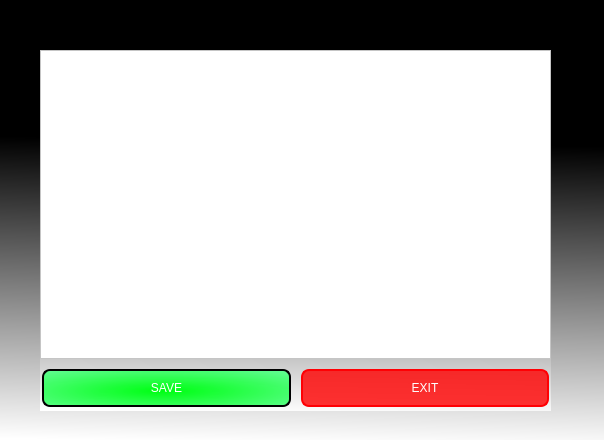
<?xml version="1.0" encoding="UTF-8"?>
<ui version="4.0">
 <class>Eingabe</class>
 <widget class="QDialog" name="Eingabe">
  <property name="geometry">
   <rect>
    <x>0</x>
    <y>0</y>
    <width>604</width>
    <height>440</height>
   </rect>
  </property>
  <property name="windowTitle">
   <string>Dialog</string>
  </property>
  <property name="styleSheet">
   <string notr="true">background-color: qlineargradient(spread:pad, x1:0.147727, y1:0.313, x2:0.131, y2:1, stop:0 rgba(0, 0, 0, 255), stop:1 rgba(255, 255, 255, 255));</string>
  </property>
  <widget class="QWidget" name="layoutWidget">
   <property name="geometry">
    <rect>
     <x>40</x>
     <y>50</y>
     <width>511</width>
     <height>361</height>
    </rect>
   </property>
   <layout class="QGridLayout" name="gridLayout">
    <item row="0" column="0" colspan="2">
     <widget class="QPlainTextEdit" name="plainTextEdit">
      <property name="styleSheet">
       <string notr="true">background-color: rgb(255, 255, 255);</string>
      </property>
     </widget>
    </item>
    <item row="1" column="0">
     <widget class="QPushButton" name="pushButton">
      <property name="styleSheet">
       <string notr="true">font: 8pt &quot;Elephant&quot;;
background-color: qradialgradient(spread:reflect, cx:0.477682, cy:0.586, radius:1.325, fx:0.488682, fy:0.58, stop:0.0170455 rgba(0, 255, 21, 255), stop:1 rgba(170, 255, 255, 214));
color:#ffffff;
 border: 2px solid #00ff00;
border-color:#000000;
 padding: 10px;
  text-align: center;
  text-decoration: none;
  display: inline-block;
  font-size: 12px;
  margin: 4px 2px;
cursor: pointer;
border-radius: 8px;</string>
      </property>
      <property name="text">
       <string>SAVE</string>
      </property>
     </widget>
    </item>
    <item row="1" column="1">
     <widget class="QPushButton" name="pushButton_2">
      <property name="styleSheet">
       <string notr="true">background-color: qradialgradient(spread:pad, cx:0.472, cy:0.562545, radius:2, fx:0.465909, fy:0.557, stop:0.397727 rgba(255, 0, 0, 205), stop:1 rgba(255, 255, 255, 255));
font: 8pt &quot;Elephant&quot;;
color: #ffffff;
border: 2px solid #ff0004;
 padding: 10px;
  text-align: center;
  text-decoration: none;
  display: inline-block;
  font-size: 12px;
  margin: 4px 2px;
cursor: pointer;
border-radius: 8px;</string>
      </property>
      <property name="text">
       <string>EXIT</string>
      </property>
     </widget>
    </item>
   </layout>
  </widget>
 </widget>
 <resources/>
 <connections/>
</ui>
